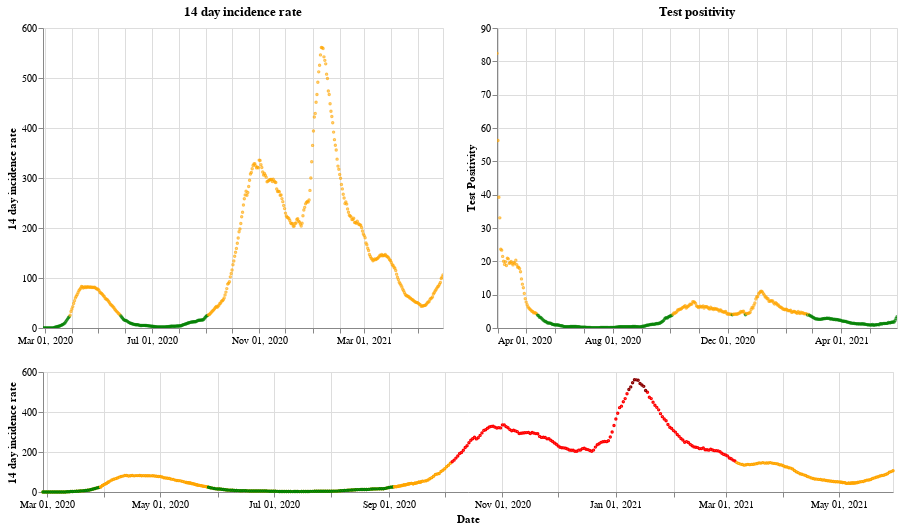

Here is the notebook cell this chart was saved with:
### Markdown cell above
## Scotland

### Code cell
plot_traffic_light('Scotland')

### Figure 1 — Vega-Lite specification as saved in the notebook (floating-point values rounded to 4 significant figures; data arrays with more than 128 entries replaced by an {"elided": "..."} marker saying what was removed)
{"config": {"view": {"continuousWidth": 400, "continuousHeight": 300}}, "vconcat": [{"hconcat": [{"mark": {"type": "point", "size": 2}, "encoding": {"color": {"condition": {"value": "green", "test": "(datum.twoWeeklyCasesRate <= 25)"}, "value": "orange"}, "tooltip": [{"type": "nominal", "field": "areaName"}, {"type": "temporal", "field": "date"}, {"type": "quantitative", "field": "twoWeeklyCasesRate"}, {"type": "quantitative", "field": "testPositivity"}], "x": {"type": "temporal", "axis": {"title": ""}, "field": "date", "scale": {"domain": {"selection": "DateBrush"}}, "timeUnit": "yearmonthdate"}, "y": {"type": "quantitative", "axis": {"title": "14 day incidence rate"}, "field": "twoWeeklyCasesRate"}}, "title": "14 day incidence rate", "width": 400}, {"mark": {"type": "point", "size": 2}, "encoding": {"color": {"condition": {"value": "green", "test": "(datum.testPositivity <= 4)"}, "value": "orange"}, "tooltip": [{"type": "nominal", "field": "areaName"}, {"type": "temporal", "field": "date"}, {"type": "quantitative", "field": "twoWeeklyCasesRate"}, {"type": "quantitative", "field": "testPositivity"}], "x": {"type": "temporal", "axis": {"title": ""}, "field": "date", "scale": {"domain": {"selection": "DateBrush"}}, "timeUnit": "yearmonthdate"}, "y": {"type": "quantitative", "axis": {"title": "Test Positivity"}, "field": "testPositivity"}}, "title": "Test positivity", "width": 400}]}, {"layer": [{"mark": {"type": "point", "size": 2}, "encoding": {"color": {"condition": {"value": "orange", "test": "((50 && datum.twoWeeklyCasesRate) < 150)"}, "value": "red"}, "opacity": {"condition": {"value": 1, "test": "((50 && datum.twoWeeklyCasesRate) < 500)"}, "value": 0}, "tooltip": [{"type": "nominal", "field": "areaName"}, {"type": "temporal", "field": "date"}, {"type": "quantitative", "field": "twoWeeklyCasesRate"}, {"type": "quantitative", "field": "testPositivity"}], "x": {"type": "temporal", "axis": {"title": "Date"}, "field": "date", "timeUnit": "yearmonthdate"}, "y": {"type": "quantitative", "axis": {"title": "14 day incidence rate"}, "field": "twoWeeklyCasesRate"}}, "selection": {"DateBrush": {"type": "interval", "encodings": ["x"], "fields": ["Time"]}}, "width": 850}, {"mark": {"type": "point", "size": 2}, "encoding": {"color": {"value": "darkred"}, "opacity": {"condition": {"value": 1, "test": "(datum.twoWeeklyCasesRate >= 500)"}, "value": 0}, "tooltip": [{"type": "nominal", "field": "areaName"}, {"type": "temporal", "field": "date"}, {"type": "quantitative", "field": "twoWeeklyCasesRate"}, {"type": "quantitative", "field": "testPositivity"}], "x": {"type": "temporal", "axis": {"title": "Date"}, "field": "date", "timeUnit": "yearmonthdate"}, "y": {"type": "quantitative", "axis": {"title": "14 day incidence rate"}, "field": "twoWeeklyCasesRate"}}, "width": 400}, {"mark": {"type": "point", "size": 2}, "encoding": {"color": {"condition": {"value": "green", "test": "((4 && datum.twoWeeklyCasesRate) < 25)"}, "value": "orange"}, "opacity": {"condition": {"value": 1, "test": "(datum.twoWeeklyCasesRate < 50)"}, "value": 0}, "tooltip": [{"type": "nominal", "field": "areaName"}, {"type": "temporal", "field": "date"}, {"type": "quantitative", "field": "twoWeeklyCasesRate"}, {"type": "quantitative", "field": "testPositivity"}], "x": {"type": "temporal", "axis": {"title": "Date"}, "field": "date", "timeUnit": "yearmonthdate"}, "y": {"type": "quantitative", "axis": {"title": "14 day incidence rate"}, "field": "twoWeeklyCasesRate"}}, "width": 400}], "height": 120, "width": 800}], "data": {"name": "data-317168c3f4ba682def22c6c5cae191c0"}, "$schema": "https://vega.github.io/schema/vega-lite/v4.8.1.json", "datasets": {"data-317168c3f4ba682def22c6c5cae191c0": {"elided": "458 records"}}}
